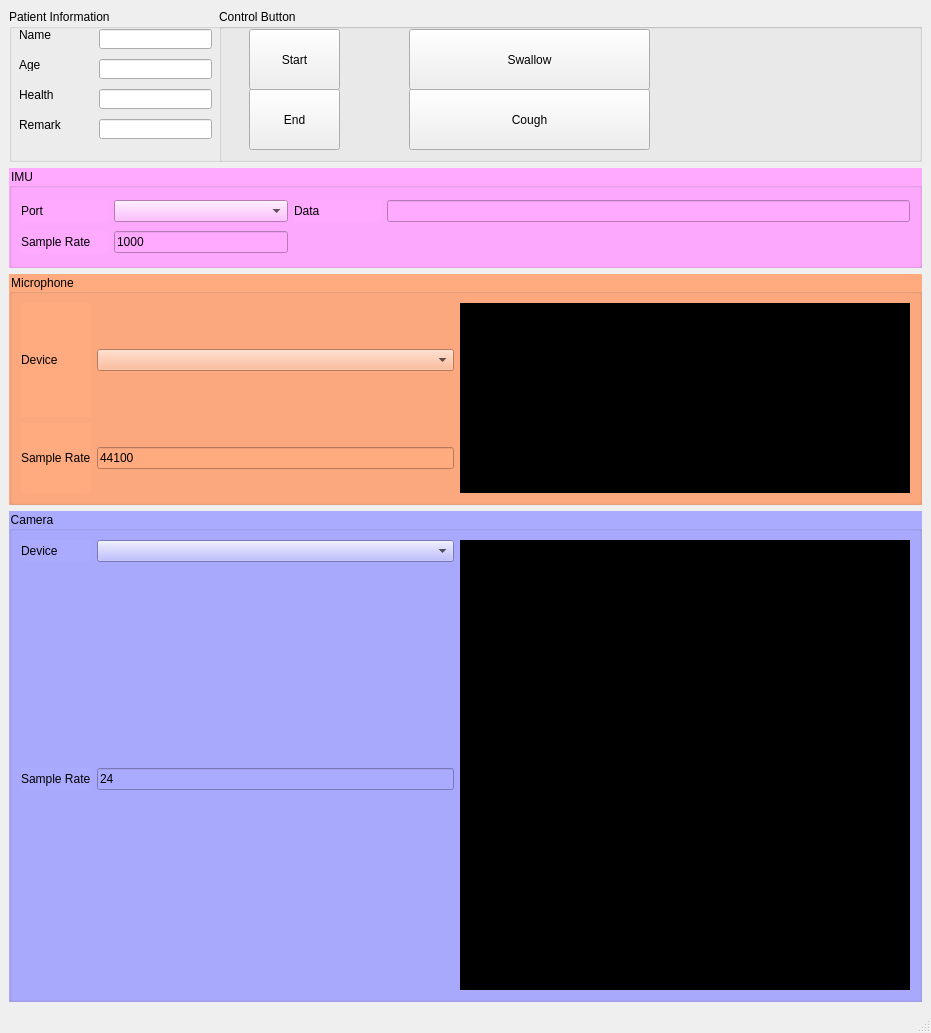
<?xml version="1.0" encoding="UTF-8"?>
<ui version="4.0">
 <class>MainWindow</class>
 <widget class="QMainWindow" name="MainWindow">
  <property name="geometry">
   <rect>
    <x>0</x>
    <y>0</y>
    <width>931</width>
    <height>1033</height>
   </rect>
  </property>
  <property name="windowTitle">
   <string>MainWindow</string>
  </property>
  <widget class="QWidget" name="centralwidget">
   <layout class="QGridLayout" name="gridLayout_4">
    <item row="0" column="0">
     <layout class="QHBoxLayout" name="horizontalLayout" stretch="0">
      <item>
       <widget class="QGroupBox" name="groupBox">
        <property name="title">
         <string>Patient Information</string>
        </property>
        <widget class="QLabel" name="label">
         <property name="geometry">
          <rect>
           <x>10</x>
           <y>20</y>
           <width>54</width>
           <height>12</height>
          </rect>
         </property>
         <property name="text">
          <string>Name</string>
         </property>
        </widget>
        <widget class="QLineEdit" name="lineEdit">
         <property name="geometry">
          <rect>
           <x>90</x>
           <y>20</y>
           <width>113</width>
           <height>20</height>
          </rect>
         </property>
        </widget>
        <widget class="QLabel" name="label_2">
         <property name="geometry">
          <rect>
           <x>10</x>
           <y>50</y>
           <width>54</width>
           <height>12</height>
          </rect>
         </property>
         <property name="text">
          <string>Age</string>
         </property>
        </widget>
        <widget class="QLineEdit" name="lineEdit_2">
         <property name="geometry">
          <rect>
           <x>90</x>
           <y>50</y>
           <width>113</width>
           <height>20</height>
          </rect>
         </property>
        </widget>
        <widget class="QLabel" name="label_3">
         <property name="geometry">
          <rect>
           <x>10</x>
           <y>80</y>
           <width>54</width>
           <height>12</height>
          </rect>
         </property>
         <property name="text">
          <string>Health</string>
         </property>
        </widget>
        <widget class="QLineEdit" name="lineEdit_3">
         <property name="geometry">
          <rect>
           <x>90</x>
           <y>80</y>
           <width>113</width>
           <height>20</height>
          </rect>
         </property>
        </widget>
        <widget class="QLabel" name="label_4">
         <property name="geometry">
          <rect>
           <x>10</x>
           <y>110</y>
           <width>54</width>
           <height>12</height>
          </rect>
         </property>
         <property name="text">
          <string>Remark</string>
         </property>
        </widget>
        <widget class="QLineEdit" name="lineEdit_4">
         <property name="geometry">
          <rect>
           <x>90</x>
           <y>110</y>
           <width>113</width>
           <height>20</height>
          </rect>
         </property>
        </widget>
        <widget class="QGroupBox" name="groupBox_2">
         <property name="geometry">
          <rect>
           <x>210</x>
           <y>0</y>
           <width>749</width>
           <height>189</height>
          </rect>
         </property>
         <property name="title">
          <string>Control Button</string>
         </property>
         <widget class="QPushButton" name="pushButton">
          <property name="geometry">
           <rect>
            <x>30</x>
            <y>20</y>
            <width>91</width>
            <height>61</height>
           </rect>
          </property>
          <property name="text">
           <string>Start</string>
          </property>
         </widget>
         <widget class="QPushButton" name="pushButton_2">
          <property name="geometry">
           <rect>
            <x>30</x>
            <y>80</y>
            <width>91</width>
            <height>61</height>
           </rect>
          </property>
          <property name="text">
           <string>End</string>
          </property>
         </widget>
         <widget class="QPushButton" name="pushButton_3">
          <property name="geometry">
           <rect>
            <x>190</x>
            <y>20</y>
            <width>241</width>
            <height>61</height>
           </rect>
          </property>
          <property name="text">
           <string>Swallow</string>
          </property>
         </widget>
         <widget class="QPushButton" name="pushButton_4">
          <property name="geometry">
           <rect>
            <x>190</x>
            <y>80</y>
            <width>241</width>
            <height>61</height>
           </rect>
          </property>
          <property name="text">
           <string>Cough</string>
          </property>
         </widget>
        </widget>
       </widget>
      </item>
     </layout>
    </item>
    <item row="3" column="0">
     <widget class="QGroupBox" name="groupBox_5">
      <property name="styleSheet">
       <string notr="true">background-color: rgb(170, 170, 255);</string>
      </property>
      <property name="title">
       <string>Camera</string>
      </property>
      <layout class="QGridLayout" name="gridLayout_2">
       <item row="0" column="2" rowspan="4">
        <widget class="QLabel" name="label_11">
         <property name="minimumSize">
          <size>
           <width>450</width>
           <height>450</height>
          </size>
         </property>
         <property name="styleSheet">
          <string notr="true">background-color: rgb(0, 0, 0);</string>
         </property>
         <property name="text">
          <string>TextLabel</string>
         </property>
        </widget>
       </item>
       <item row="2" column="1">
        <widget class="QLineEdit" name="lineEdit_7">
         <property name="text">
          <string>24</string>
         </property>
        </widget>
       </item>
       <item row="0" column="0">
        <widget class="QLabel" name="label_9">
         <property name="text">
          <string>Device</string>
         </property>
        </widget>
       </item>
       <item row="0" column="1">
        <widget class="QComboBox" name="comboBox_3"/>
       </item>
       <item row="2" column="0">
        <widget class="QLabel" name="label_10">
         <property name="text">
          <string>Sample Rate</string>
         </property>
        </widget>
       </item>
      </layout>
     </widget>
    </item>
    <item row="2" column="0">
     <widget class="QGroupBox" name="groupBox_4">
      <property name="styleSheet">
       <string notr="true">background-color: rgb(255, 170, 127);</string>
      </property>
      <property name="title">
       <string>Microphone</string>
      </property>
      <layout class="QGridLayout" name="gridLayout">
       <item row="0" column="0">
        <widget class="QLabel" name="label_7">
         <property name="text">
          <string>Device</string>
         </property>
        </widget>
       </item>
       <item row="0" column="1">
        <widget class="QComboBox" name="comboBox_2"/>
       </item>
       <item row="0" column="2" rowspan="2">
        <widget class="QWidget" name="widget_4" native="true">
         <property name="minimumSize">
          <size>
           <width>450</width>
           <height>190</height>
          </size>
         </property>
         <property name="styleSheet">
          <string notr="true">background-color: rgb(0, 0, 0);</string>
         </property>
        </widget>
       </item>
       <item row="1" column="0">
        <widget class="QLabel" name="label_8">
         <property name="text">
          <string>Sample Rate</string>
         </property>
        </widget>
       </item>
       <item row="1" column="1">
        <widget class="QLineEdit" name="lineEdit_6">
         <property name="text">
          <string>44100</string>
         </property>
        </widget>
       </item>
      </layout>
     </widget>
    </item>
    <item row="1" column="0">
     <widget class="QGroupBox" name="groupBox_3">
      <property name="maximumSize">
       <size>
        <width>16777215</width>
        <height>100</height>
       </size>
      </property>
      <property name="styleSheet">
       <string notr="true">background-color: rgb(255, 170, 255);</string>
      </property>
      <property name="title">
       <string>IMU</string>
      </property>
      <property name="flat">
       <bool>false</bool>
      </property>
      <layout class="QGridLayout" name="gridLayout_3" columnstretch="1,2,1,6">
       <item row="0" column="0">
        <widget class="QLabel" name="label_5">
         <property name="text">
          <string>Port</string>
         </property>
        </widget>
       </item>
       <item row="0" column="1">
        <widget class="QComboBox" name="comboBox"/>
       </item>
       <item row="0" column="2">
        <widget class="QLabel" name="label_12">
         <property name="text">
          <string>Data</string>
         </property>
        </widget>
       </item>
       <item row="0" column="3">
        <widget class="QLineEdit" name="lineEdit_8"/>
       </item>
       <item row="1" column="0">
        <widget class="QLabel" name="label_6">
         <property name="text">
          <string>Sample Rate</string>
         </property>
        </widget>
       </item>
       <item row="1" column="1">
        <widget class="QLineEdit" name="lineEdit_5">
         <property name="text">
          <string>1000</string>
         </property>
        </widget>
       </item>
      </layout>
     </widget>
    </item>
   </layout>
  </widget>
  <widget class="QMenuBar" name="menubar">
   <property name="geometry">
    <rect>
     <x>0</x>
     <y>0</y>
     <width>931</width>
     <height>23</height>
    </rect>
   </property>
  </widget>
  <widget class="QStatusBar" name="statusbar"/>
 </widget>
 <resources/>
 <connections/>
</ui>
